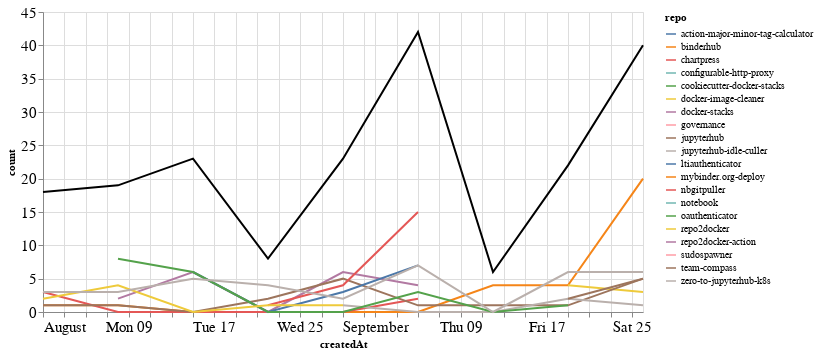

Notebook code cell kept with this figure:
### Markdown cell above
### Comments

### Code cell
comments_time = comments.groupby('repo').resample('W', on='createdAt').count()['author'].reset_index()
comments_time = comments_time.rename(columns={'author': 'count'})
comments_time_total = comments_time.groupby('createdAt').agg({"count": "sum"}).reset_index()
ch1 = alt.Chart(comments_time, width=600).mark_line().encode(
    x='createdAt',
    y='count',
    color='repo',
    tooltip="repo"
)

ch2 = alt.Chart(comments_time_total, width=600).mark_line(color="black").encode(
    x='createdAt',
    y='count',
)

ch1 + ch2

### Figure 1 — Vega-Lite specification as saved in the notebook (floating-point values rounded to 4 significant figures)
{"config": {"axisLeft": {"labelFontSize": 15}, "axisBottom": {"labelFontSize": 15}}, "layer": [{"data": {"name": "data-adc1797da00965da8746a58c1ed914f8"}, "mark": "line", "encoding": {"color": {"type": "nominal", "field": "repo"}, "tooltip": {"type": "nominal", "field": "repo"}, "x": {"type": "temporal", "field": "createdAt"}, "y": {"type": "quantitative", "field": "count"}}, "width": 600}, {"data": {"name": "data-bed98df08d0ed00451ffa9be630121f9"}, "mark": {"type": "line", "color": "black"}, "encoding": {"x": {"type": "temporal", "field": "createdAt"}, "y": {"type": "quantitative", "field": "count"}}, "width": 600}], "$schema": "https://vega.github.io/schema/vega-lite/v4.8.1.json", "datasets": {"data-adc1797da00965da8746a58c1ed914f8": [{"repo": "action-major-minor-tag-calculator", "createdAt": "2021-09-05T00:00:00", "count": 1}, {"repo": "binderhub", "createdAt": "2021-08-01T00:00:00", "count": 1}, {"repo": "binderhub", "createdAt": "2021-08-08T00:00:00", "count": 1}, {"repo": "binderhub", "createdAt": "2021-08-15T00:00:00", "count": 0}, {"repo": "binderhub", "createdAt": "2021-08-22T00:00:00", "count": 0}, {"repo": "binderhub", "createdAt": "2021-08-29T00:00:00", "count": 0}, {"repo": "binderhub", "createdAt": "2021-09-05T00:00:00", "count": 0}, {"repo": "binderhub", "createdAt": "2021-09-12T00:00:00", "count": 4}, {"repo": "binderhub", "createdAt": "2021-09-19T00:00:00", "count": 4}, {"repo": "binderhub", "createdAt": "2021-09-26T00:00:00", "count": 20}, {"repo": "chartpress", "createdAt": "2021-08-01T00:00:00", "count": 3}, {"repo": "chartpress", "createdAt": "2021-08-08T00:00:00", "count": 0}, {"repo": "chartpress", "createdAt": "2021-08-15T00:00:00", "count": 0}, {"repo": "chartpress", "createdAt": "2021-08-22T00:00:00", "count": 0}, {"repo": "chartpress", "createdAt": "2021-08-29T00:00:00", "count": 0}, {"repo": "chartpress", "createdAt": "2021-09-05T00:00:00", "count": 2}, {"repo": "configurable-http-proxy", "createdAt": "2021-09-19T00:00:00", "count": 2}, {"repo": "cookiecutter-docker-stacks", "createdAt": "2021-09-05T00:00:00", "count": 1}, {"repo": "docker-image-cleaner", "createdAt": "2021-09-19T00:00:00", "count": 4}, {"repo": "docker-image-cleaner", "createdAt": "2021-09-26T00:00:00", "count": 3}, {"repo": "docker-stacks", "createdAt": "2021-08-08T00:00:00", "count": 2}, {"repo": "docker-stacks", "createdAt": "2021-08-15T00:00:00", "count": 6}, {"repo": "docker-stacks", "createdAt": "2021-08-22T00:00:00", "count": 0}, {"repo": "docker-stacks", "createdAt": "2021-08-29T00:00:00", "count": 6}, {"repo": "docker-stacks", "createdAt": "2021-09-05T00:00:00", "count": 4}, {"repo": "governance", "createdAt": "2021-08-01T00:00:00", "count": 1}, {"repo": "jupyterhub", "createdAt": "2021-08-01T00:00:00", "count": 1}, {"repo": "jupyterhub", "createdAt": "2021-08-08T00:00:00", "count": 1}, {"repo": "jupyterhub", "createdAt": "2021-08-15T00:00:00", "count": 0}, {"repo": "jupyterhub", "createdAt": "2021-08-22T00:00:00", "count": 2}, {"repo": "jupyterhub", "createdAt": "2021-08-29T00:00:00", "count": 5}, {"repo": "jupyterhub", "createdAt": "2021-09-05T00:00:00", "count": 1}, {"repo": "jupyterhub", "createdAt": "2021-09-12T00:00:00", "count": 1}, {"repo": "jupyterhub", "createdAt": "2021-09-19T00:00:00", "count": 1}, {"repo": "jupyterhub", "createdAt": "2021-09-26T00:00:00", "count": 5}, {"repo": "jupyterhub-idle-culler", "createdAt": "2021-08-29T00:00:00", "count": 1}, {"repo": "jupyterhub-idle-culler", "createdAt": "2021-09-05T00:00:00", "count": 0}, {"repo": "jupyterhub-idle-culler", "createdAt": "2021-09-12T00:00:00", "count": 0}, {"repo": "jupyterhub-idle-culler", "createdAt": "2021-09-19T00:00:00", "count": 2}, {"repo": "jupyterhub-idle-culler", "createdAt": "2021-09-26T00:00:00", "count": 1}, {"repo": "ltiauthenticator", "createdAt": "2021-08-15T00:00:00", "count": 6}, {"repo": "ltiauthenticator", "createdAt": "2021-08-22T00:00:00", "count": 0}, {"repo": "ltiauthenticator", "createdAt": "2021-08-29T00:00:00", "count": 3}, {"repo": "ltiauthenticator", "createdAt": "2021-09-05T00:00:00", "count": 7}, {"repo": "mybinder.org-deploy", "createdAt": "2021-08-01T00:00:00", "count": 7}, {"repo": "nbgitpuller", "createdAt": "2021-08-22T00:00:00", "count": 1}, {"repo": "nbgitpuller", "createdAt": "2021-08-29T00:00:00", "count": 4}, {"repo": "nbgitpuller", "createdAt": "2021-09-05T00:00:00", "count": 15}, {"repo": "notebook", "createdAt": "2021-08-29T00:00:00", "count": 1}, {"repo": "oauthenticator", "createdAt": "2021-08-08T00:00:00", "count": 8}, {"repo": "oauthenticator", "createdAt": "2021-08-15T00:00:00", "count": 6}, {"repo": "oauthenticator", "createdAt": "2021-08-22T00:00:00", "count": 0}, {"repo": "oauthenticator", "createdAt": "2021-08-29T00:00:00", "count": 0}, {"repo": "oauthenticator", "createdAt": "2021-09-05T00:00:00", "count": 3}, {"repo": "oauthenticator", "createdAt": "2021-09-12T00:00:00", "count": 0}, {"repo": "oauthenticator", "createdAt": "2021-09-19T00:00:00", "count": 1}, {"repo": "repo2docker", "createdAt": "2021-08-01T00:00:00", "count": 2}, {"repo": "repo2docker", "createdAt": "2021-08-08T00:00:00", "count": 4}, {"repo": "repo2docker", "createdAt": "2021-08-15T00:00:00", "count": 0}, {"repo": "repo2docker", "createdAt": "2021-08-22T00:00:00", "count": 1}, {"repo": "repo2docker", "createdAt": "2021-08-29T00:00:00", "count": 1}, {"repo": "repo2docker-action", "createdAt": "2021-09-05T00:00:00", "count": 1}, {"repo": "sudospawner", "createdAt": "2021-09-12T00:00:00", "count": 1}, {"repo": "team-compass", "createdAt": "2021-09-19T00:00:00", "count": 2}, {"repo": "team-compass", "createdAt": "2021-09-26T00:00:00", "count": 5}, {"repo": "zero-to-jupyterhub-k8s", "createdAt": "2021-08-01T00:00:00", "count": 3}, {"repo": "zero-to-jupyterhub-k8s", "createdAt": "2021-08-08T00:00:00", "count": 3}, {"repo": "zero-to-jupyterhub-k8s", "createdAt": "2021-08-15T00:00:00", "count": 5}, {"repo": "zero-to-jupyterhub-k8s", "createdAt": "2021-08-22T00:00:00", "count": 4}, {"repo": "zero-to-jupyterhub-k8s", "createdAt": "2021-08-29T00:00:00", "count": 2}, {"repo": "zero-to-jupyterhub-k8s", "createdAt": "2021-09-05T00:00:00", "count": 7}, {"repo": "zero-to-jupyterhub-k8s", "createdAt": "2021-09-12T00:00:00", "count": 0}, {"repo": "zero-to-jupyterhub-k8s", "createdAt": "2021-09-19T00:00:00", "count": 6}, {"repo": "zero-to-jupyterhub-k8s", "createdAt": "2021-09-26T00:00:00", "count": 6}], "data-bed98df08d0ed00451ffa9be630121f9": [{"createdAt": "2021-08-01T00:00:00", "count": 18}, {"createdAt": "2021-08-08T00:00:00", "count": 19}, {"createdAt": "2021-08-15T00:00:00", "count": 23}, {"createdAt": "2021-08-22T00:00:00", "count": 8}, {"createdAt": "2021-08-29T00:00:00", "count": 23}, {"createdAt": "2021-09-05T00:00:00", "count": 42}, {"createdAt": "2021-09-12T00:00:00", "count": 6}, {"createdAt": "2021-09-19T00:00:00", "count": 22}, {"createdAt": "2021-09-26T00:00:00", "count": 40}]}}
